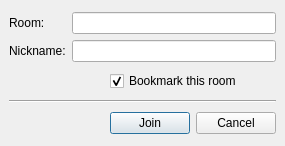
<ui version="4.0" >
 <class>joingroupchat</class>
 <widget class="QDialog" name="joingroupchat" >
  <property name="geometry" >
   <rect>
    <x>0</x>
    <y>0</y>
    <width>285</width>
    <height>146</height>
   </rect>
  </property>
  <property name="windowTitle" >
   <string>Join Group Chat</string>
  </property>
  <layout class="QGridLayout" >
   <property name="margin" >
    <number>9</number>
   </property>
   <property name="spacing" >
    <number>6</number>
   </property>
   <item row="1" column="0" >
    <spacer>
     <property name="orientation" >
      <enum>Qt::Horizontal</enum>
     </property>
     <property name="sizeHint" >
      <size>
       <width>111</width>
       <height>20</height>
      </size>
     </property>
    </spacer>
   </item>
   <item row="1" column="1" >
    <widget class="QCheckBox" name="bookmark" >
     <property name="text" >
      <string>Bookmark this room</string>
     </property>
     <property name="checked" >
      <bool>true</bool>
     </property>
    </widget>
   </item>
   <item row="2" column="0" colspan="2" >
    <widget class="Line" name="line" >
     <property name="orientation" >
      <enum>Qt::Horizontal</enum>
     </property>
    </widget>
   </item>
   <item row="3" column="0" >
    <spacer>
     <property name="orientation" >
      <enum>Qt::Horizontal</enum>
     </property>
     <property name="sizeHint" >
      <size>
       <width>141</width>
       <height>20</height>
      </size>
     </property>
    </spacer>
   </item>
   <item row="0" column="0" colspan="2" >
    <layout class="QHBoxLayout" >
     <property name="margin" >
      <number>0</number>
     </property>
     <property name="spacing" >
      <number>6</number>
     </property>
     <item>
      <layout class="QVBoxLayout" >
       <property name="margin" >
        <number>0</number>
       </property>
       <property name="spacing" >
        <number>6</number>
       </property>
       <item>
        <widget class="QLabel" name="label" >
         <property name="text" >
          <string>Room:</string>
         </property>
        </widget>
       </item>
       <item>
        <widget class="QLabel" name="label_2" >
         <property name="text" >
          <string>Nickname:</string>
         </property>
        </widget>
       </item>
      </layout>
     </item>
     <item>
      <layout class="QVBoxLayout" >
       <property name="margin" >
        <number>0</number>
       </property>
       <property name="spacing" >
        <number>6</number>
       </property>
       <item>
        <widget class="QLineEdit" name="room" />
       </item>
       <item>
        <widget class="QLineEdit" name="nickname" />
       </item>
      </layout>
     </item>
    </layout>
   </item>
   <item row="3" column="1" >
    <layout class="QHBoxLayout" >
     <property name="margin" >
      <number>0</number>
     </property>
     <property name="spacing" >
      <number>6</number>
     </property>
     <item>
      <widget class="QPushButton" name="pushButton" >
       <property name="text" >
        <string>Join</string>
       </property>
      </widget>
     </item>
     <item>
      <widget class="QPushButton" name="pushButton_2" >
       <property name="text" >
        <string>Cancel</string>
       </property>
      </widget>
     </item>
    </layout>
   </item>
  </layout>
 </widget>
 <resources/>
 <connections>
  <connection>
   <sender>pushButton</sender>
   <signal>clicked()</signal>
   <receiver>joingroupchat</receiver>
   <slot>accept()</slot>
   <hints>
    <hint type="sourcelabel" >
     <x>149</x>
     <y>156</y>
    </hint>
    <hint type="destinationlabel" >
     <x>85</x>
     <y>131</y>
    </hint>
   </hints>
  </connection>
  <connection>
   <sender>pushButton_2</sender>
   <signal>clicked()</signal>
   <receiver>joingroupchat</receiver>
   <slot>reject()</slot>
   <hints>
    <hint type="sourcelabel" >
     <x>262</x>
     <y>148</y>
    </hint>
    <hint type="destinationlabel" >
     <x>296</x>
     <y>111</y>
    </hint>
   </hints>
  </connection>
 </connections>
</ui>
